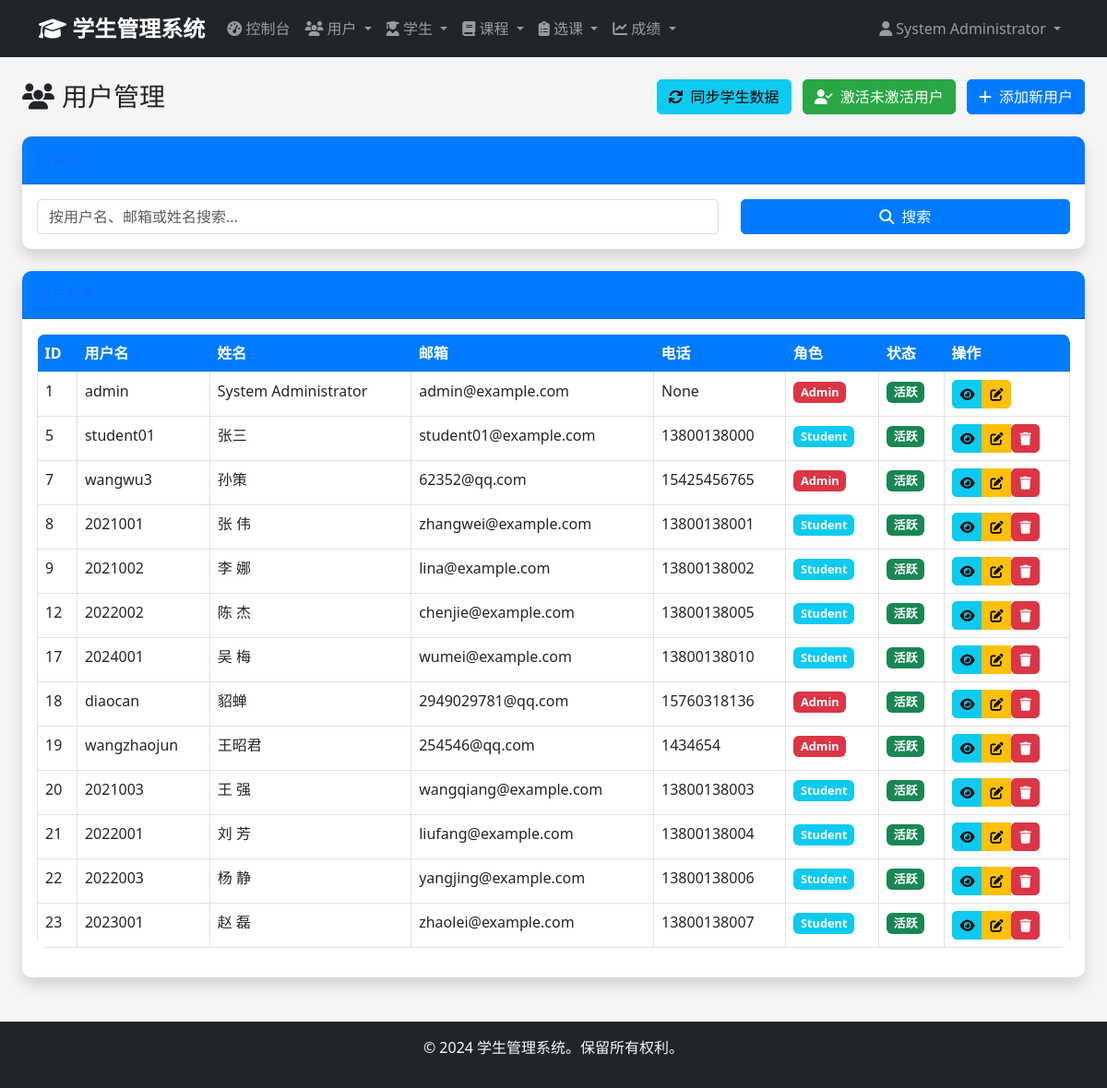
/admin/users (signed in), run on an earlier commit of the app's database.
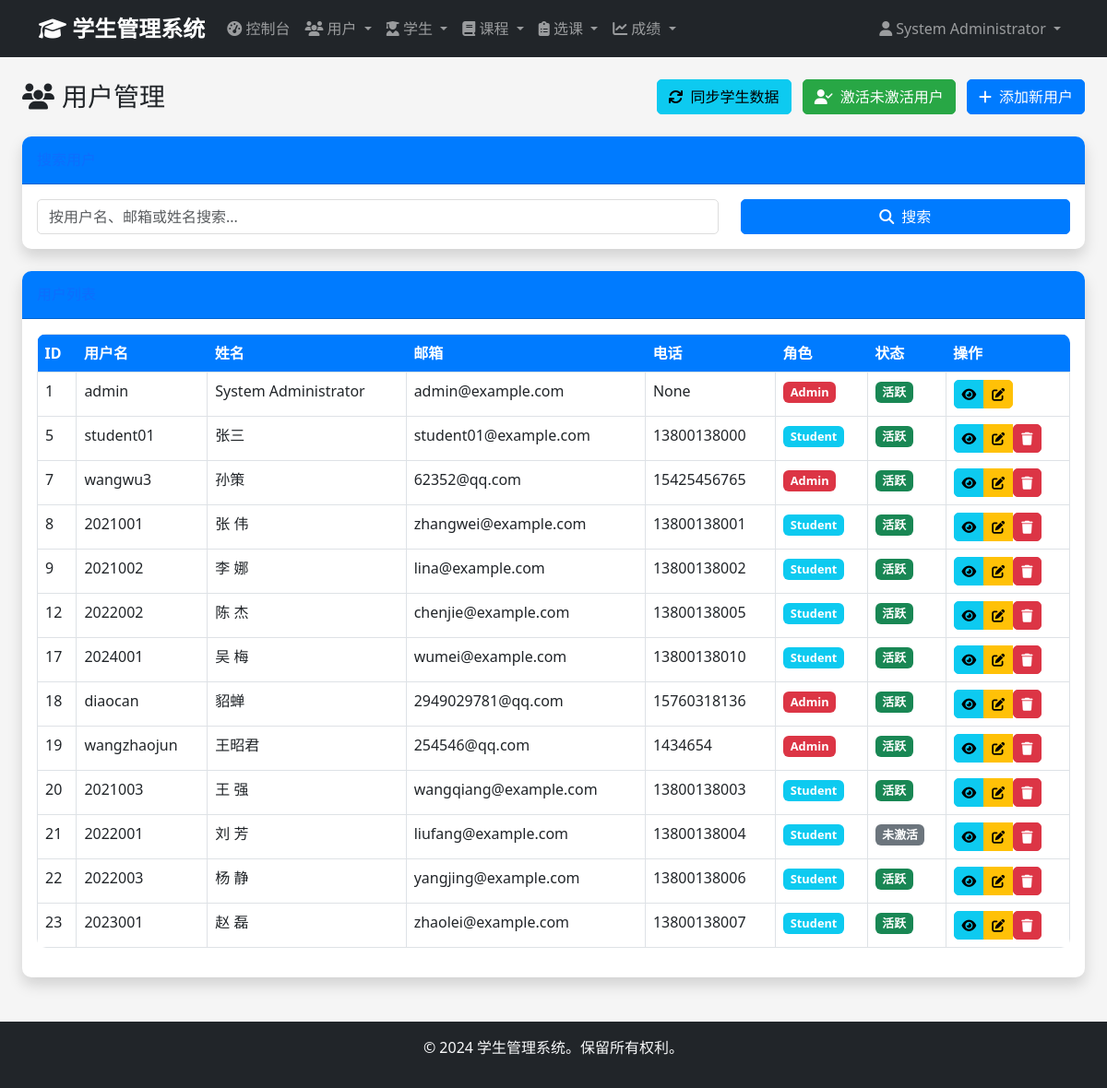
And on a later commit of the database.
### app/models/user.py (models this page shows, shortened)
class User(UserMixin, db.Model):
    __tablename__ = 'users'
    id = db.Column(db.Integer, primary_key=True)
    username = db.Column(db.String(50), unique=True, nullable=False)
    email = db.Column(db.String(100), unique=True, nullable=False)
    password_hash = db.Column(db.String(255), nullable=False)
    full_name = db.Column(db.String(100), nullable=False)
    phone = db.Column(db.String(20))
    role = db.Column(db.Enum('admin', 'student', name='user_role'), nullable=False, default='student')
    is_active = db.Column(db.Boolean, default=True)
    created_at = db.Column(db.DateTime, default=datetime.utcnow)
    updated_at = db.Column(db.DateTime, default=datetime.utcnow, onupdate=datetime.utcnow)
    administrator = db.relationship('Administrator', backref='user', uselist=False, cascade='all, delete-orphan')
    def is_admin(self):
        return self.role == 'admin'

### app/views/admin.py (the view, shortened to what this page needs)
@admin_bp.route('/users')
@login_required
@admin_required
def users():
    page = request.args.get('page', 1, type=int)
    search = request.args.get('search', '')
    query = User.query
    users = query.paginate(
        page=page,
        per_page=20,
        error_out=False
    )
    return render_template('admin/users/index.html', users=users, search=search)

### app/views/auth.py (called while the page is built)
def admin_required(f):
    @wraps(f)
    def decorated_function(*args, **kwargs):
        if not current_user.is_authenticated or not current_user.is_admin():
            flash('访问被拒绝。需要管理员权限。', 'error')
            return redirect(url_for('auth.login'))
        return f(*args, **kwargs)
    return decorated_function

### app/templates/admin/users/index.html (shortened to what the changed rows need)
{% extends "base.html" %}
{% block content %}
<div class="container-fluid">
    <div class="d-sm-flex align-items-center justify-content-between mb-4">
        <div class="d-flex align-items-center">
            <h1 class="h3 mb-0 text-gray-800">
                <i class="fas fa-users me-2"></i>用户管理
            </h1>
        </div>
    </div>
    <div class="card shadow mb-4">
        <div class="card-body">
            {% if users.items %}
            <div class="table-responsive">
                <table class="table table-bordered" id="usersTable" width="100%" cellspacing="0">
                    <thead>
                        <tr>
                            <th>ID</th>
                            <th>用户名</th>
                            <th>姓名</th>
                            <th>邮箱</th>
                            <th>电话</th>
                            <th>角色</th>
                            <th>状态</th>
                            <th>操作</th>
                        </tr>
                    </thead>
                    <tbody>
                        {% for user in users.items %}
                        <tr>
                            <td>{{ user.id }}</td>
                            <td>{{ user.username }}</td>
                            <td>{{ user.full_name }}</td>
                            <td>{{ user.email }}</td>
                            <td>{{ user.phone or '-' }}</td>
                            <td>
                                <span class="badge bg-{{ 'danger' if user.role == 'admin' else 'info' }}">
                                    {{ user.role.title() }}
                                </span>
                            </td>
                            <td>
                                {% if user.is_active %}
                                    <span class="badge bg-success">活跃</span>
                                {% else %}
                                    <span class="badge bg-secondary">未激活</span>
                                {% endif %}
                            </td>
                            <td>
                                <div class="btn-group" role="group">
                                    <a href="{{ url_for('admin.view_user', user_id=user.id) }}" class="btn btn-sm btn-info" title="查看">
                                        <i class="fas fa-eye"></i>
                                    </a>
                                    <a href="{{ url_for('admin.edit_user', user_id=user.id) }}" class="btn btn-sm btn-warning" title="编辑">
                                        <i class="fas fa-edit"></i>
                                    </a>
                                    {% if user.id != current_user.id %}
                                    <form method="POST" action="{{ url_for('admin.delete_user', user_id=user.id) }}" style="display: inline;"
                                          onsubmit="return confirm('确定要删除这个用户吗？');">
                                        <button type="submit" class="btn btn-sm btn-danger" title="删除">
                                            <i class="fas fa-trash"></i>
                                        </button>
                                    </form>
                                    {% endif %}
                                </div>
                            </td>
                        </tr>
                        {% endfor %}
                    </tbody>
                </table>
            </div>
            {% endif %}
        </div>
    </div>
</div>
{% endblock %}

What changed in the data, as far as the page shows it:
changed User "liufang@example.com": is_active "活跃" → "未激活"
